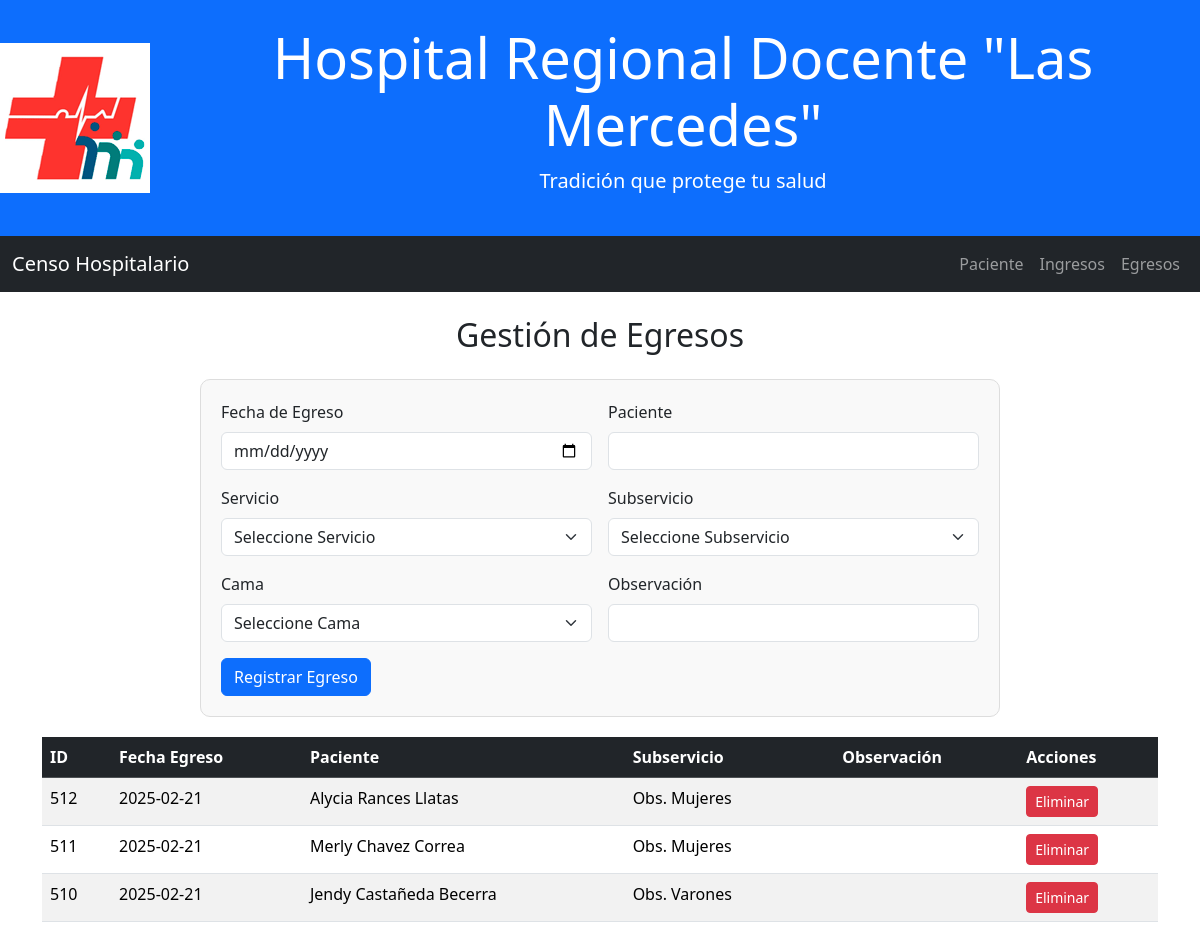
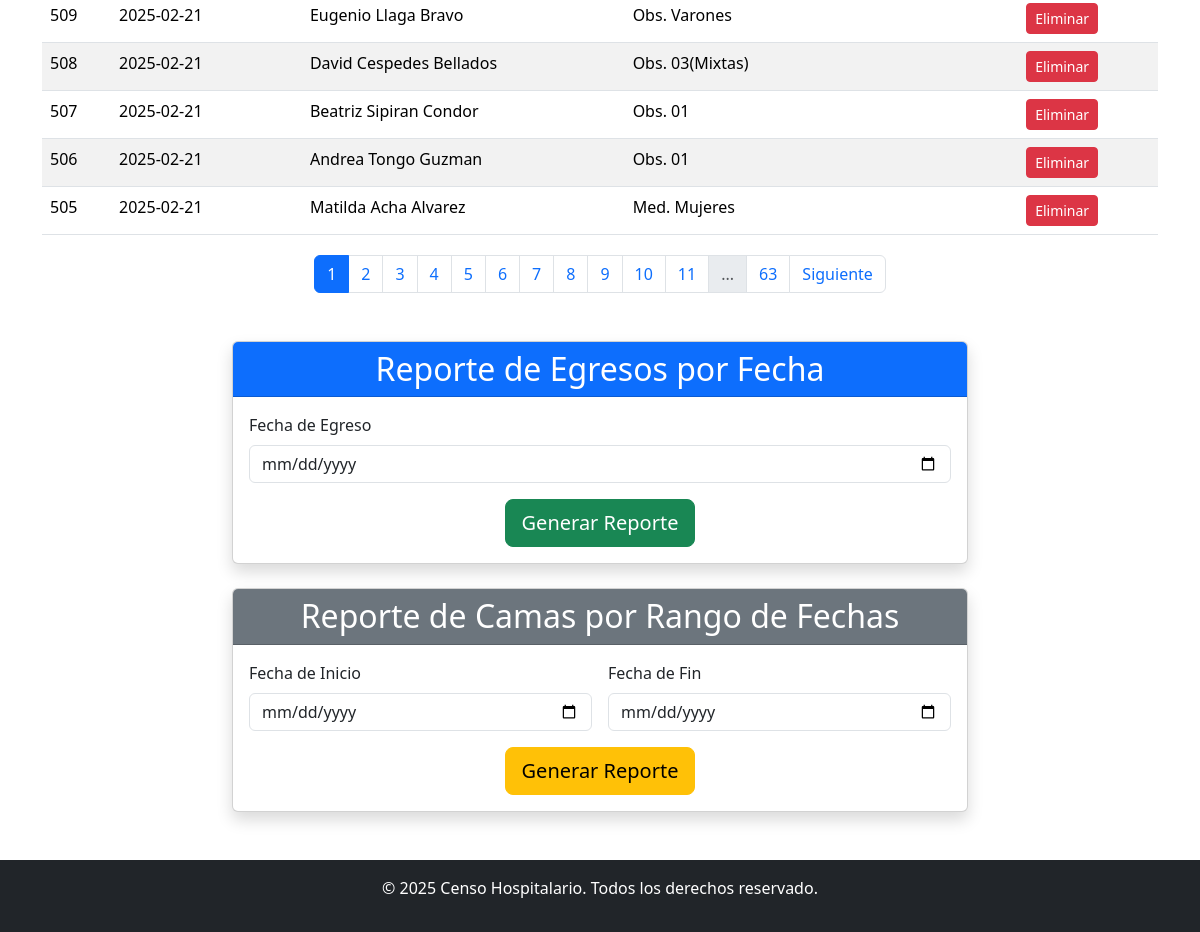
Page /pages/egresos.php on the committed database (2 pictures, top to bottom).
### tables this page shows
CREATE TABLE `egresos` (
  `id` bigint(20) UNSIGNED NOT NULL,
  `fecha_egreso` date NOT NULL,
  `observacion` varchar(20) DEFAULT NULL,
  `id_paciente` int(11) DEFAULT NULL,
  `id_subservicio` int(11) DEFAULT NULL
);

CREATE TABLE `paciente` (
  `id` bigint(20) UNSIGNED NOT NULL,
  `dni` int(11) DEFAULT NULL,
  `nombre` varchar(100) NOT NULL,
  `edad` int(11) DEFAULT NULL
);

CREATE TABLE `subservicios` (
  `id` bigint(20) UNSIGNED NOT NULL,
  `nombre` varchar(100) NOT NULL,
  `num_cama` varchar(8) NOT NULL,
  `estado` varchar(15) NOT NULL DEFAULT 'Desocupada',
  `id_servicio` int(11) DEFAULT NULL
);

### pages/egresos.php (the view, shortened to what this page needs)
<!DOCTYPE html>
<html lang="es">
<head>
    <link href="https://cdn.jsdelivr.net/npm/bootstrap@5.3.3/dist/css/bootstrap.min.css"
        rel="stylesheet"
>
    <link rel="stylesheet" href="../css/estilos.css">
</head>
<body>
<header class="bg-primary text-white text-center py-4 d-flex align-items-center justify-content-center">
        <img src="../img/logo_hospital.png" alt="Logo Hospital Regional Docente Las Mercedes" class="logo me-3">
        <div>
            <h1 class="display-4">Hospital Regional Docente "Las Mercedes"</h1>
            <p class="lead">Tradición que protege tu salud</p>
        </div>
    </header>
    <nav class="navbar navbar-expand-lg navbar-dark bg-dark">
        <div class="container-fluid">
            <a class="navbar-brand" href="../index.php">Censo Hospitalario</a>
            <div class="collapse navbar-collapse" id="navbarNav">
                <ul class="navbar-nav ms-auto">
                    <li class="nav-item">
                        <a class="nav-link" href="paciente.php">Paciente</a>
                    </li>
                    <li class="nav-item">
                        <a class="nav-link" href="ingresos.php">Ingresos</a>
                    </li>
                    <li class="nav-item">
                        <a class="nav-link" href="egresos.php">Egresos</a>
                    </li>
                </ul>
            </div>
        </div>
    </nav>
    <div class="container mt-4">
        <h2 class="text-center mb-4">Gestión de Egresos</h2>
        <div class="form-container-ingreso-egreso">
            <form method="post" class="row g-3">
                <div class="col-md-6">
                    <label for="fecha_egreso" class="form-label">Fecha de Egreso</label>
                    <input type="date" class="form-control" id="fecha_egreso" name="fecha_egreso" required>
                </div>
                <div class="col-md-6">
                    <label for="paciente_egreso" class="form-label">Paciente</label>
                    <input type="text" class="form-control" list="datalistOptions" id="paciente_egreso" name="paciente_nombre" autocomplete="off" required>
                </div>
                <div class="col-md-6">
                    <label for="servicio_egreso" class="form-label">Servicio</label>
                    <select class="form-select" id="servicio_egreso" required>
                        <option value="">Seleccione Servicio</option>
                        <?php
                        include '../includes/db.php';
                        ?>
                    </select>
                </div>
                <div class="col-md-6">
                    <label for="subservicio_egreso" class="form-label">Subservicio</label>
                    <select class="form-select" id="subservicio_egreso" name="id_subservicio" required>
                        <option value="">Seleccione Subservicio</option>
                    </select>
                </div>
                <div class="col-md-6">
                    <label for="id_cama_egreso" class="form-label">Cama</label>
                    <select class="form-select" id="id_cama_egreso" required>
                        <option value="">Seleccione Cama</option>
                    </select>
                </div>
                <div class="col-md-6">
                    <label for="observacion" class="form-label">Observación</label>
                    <input type="text" class="form-control" id="observacion" name="observacion">
                </div>
                <div class="col-12">
                    <button type="submit" class="btn btn-primary" id="reg_ingreso">Registrar Egreso</button>
                </div>
            </form>
        </div>
        <div class="table-container">
            <?php
            $page = isset($_GET['page']) ? (int)$_GET['page'] : 1;
            $perPage = 8;
            $offset = ($page - 1) * $perPage;
            $result = $conn->query("SELECT e.id, e.fecha_egreso, p.nombre AS nombre_paciente, s.nombre AS nombre_subservicio, e.observacion
                                    FROM egresos e
                                    JOIN paciente p ON e.id_paciente = p.id
                                    JOIN subservicios s ON e.id_subservicio = s.id
                                    ORDER BY id DESC LIMIT $perPage OFFSET $offset");
            if ($result->rowCount() > 0) {
                echo "<table class='table table-striped table-hover'>
                        <thead class='table-dark'>
                            <tr>
                                <th>ID</th>
                                <th>Fecha Egreso</th>
                                <th>Paciente</th>
                                <th>Subservicio</th>
                                <th>Observación</th>
                                <th>Acciones</th>
                            </tr>
                        </thead>
                        <tbody>";
                while ($row = $result->fetch(PDO::FETCH_ASSOC)) {
                    echo "<tr>
                            <td>" . $row["id"] . "</td>
                            <td>" . $row["fecha_egreso"] . "</td>
                            <td>" . $row["nombre_paciente"] . "</td>
                            <td>" . $row["nombre_subservicio"] . "</td>
                            <td>" . $row["observacion"] . "</td>
                            <td>
                                <form action='../js/eliminar_egreso.php' method='POST' style='display:inline;'>
                                    <input type='hidden' name='id_egreso' value='" . htmlspecialchars($row["id"]) . "'>
                                    <button class='btn btn-danger btn-sm' type='submit'
                                    onclick='return confirm(\"¿Estás seguro de eliminar este egreso?\");'>Eliminar</button>
                                </form>
                            </td>
                          </tr>";
                }
                echo "</tbody></table>";
                $totalRows = $conn->query("SELECT COUNT(*) FROM egresos")->fetchColumn();
                $totalPages = ceil($totalRows / $perPage);
                $pagesToShow = 10;
                echo "<nav aria-label='Page navigation'>
                        <ul class='pagination justify-content-center'>";
                $startPage = max(1, $page - $pagesToShow);
                $endPage = min($totalPages, $page + $pagesToShow);
                for ($i = $startPage; $i <= $endPage; $i++) {
                    $active = ($page == $i) ? 'active' : '';
                    echo "<li class='page-item $active'><a class='page-link' href='?page=$i'>$i</a></li>";
                }
                if ($page < $totalPages - $pagesToShow) {
                    if ($page < $totalPages - $pagesToShow - 1) {
                        echo "<li class='page-item disabled'><span class='page-link'>...</span></li>";
                    }
                    echo "<li class='page-item'><a class='page-link' href='?page=$totalPages'>$totalPages</a></li>";
                }
                if ($page < $totalPages) {
                    echo "<li class='page-item'><a class='page-link' href='?page=" . ($page + 1) . "'>Siguiente</a></li>";
                }
                echo "</ul></nav>";
            } else {
                echo "<div class='alert alert-info'>No hay egresos registrados.</div>";
            }
            ?>
        </div>
    </div>
    <div class="container mt-5">
        <div class="row justify-content-center">
            <div class="col-md-8">
                <div class="card shadow mb-4">
                    <div class="card-header bg-primary text-white">
                        <h2 class="card-title text-center mb-0">Reporte de Egresos por Fecha</h2>
                    </div>
                    <div class="card-body">
                        <form action="../report/reporte_egreso.php" method="get" class="row g-3">
                            <div class="col-md-12">
                                <label for="fecha_egreso" class="form-label">Fecha de Egreso</label>
                                <input type="date" class="form-control" id="fecha_egreso" name="fecha_egreso" required>
                            </div>
                            <div class="col-12 text-center">
                                <button type="submit" class="btn btn-success btn-lg">Generar Reporte</button>
                            </div>
                        </form>
                    </div>
                </div>
                <div class="card shadow">
                    <div class="card-header bg-secondary text-white">
                        <h2 class="card-title text-center mb-0">Reporte de Camas por Rango de Fechas</h2>
                    </div>
                    <div class="card-body">
                        <form action="../report/reporte_camas.php" method="post" class="row g-3">
                            <div class="col-md-6">
                                <label for="fecha_inicio" class="form-label">Fecha de Inicio</label>
                                <input type="date" class="form-control" id="fecha_inicio" name="fecha_inicio" required>
                            </div>
                            <div class="col-md-6">
                                <label for="fecha_fin" class="form-label">Fecha de Fin</label>
                                <input type="date" class="form-control" id="fecha_fin" name="fecha_fin" required>
                            </div>
                            <div class="col-12 text-center">
                                <button type="submit" class="btn btn-warning btn-lg">Generar Reporte</button>
                            </div>
                        </form>
                    </div>
                </div>
            </div>
        </div>
    </div>
    <footer class="bg-dark text-white text-center py-3 mt-5">
        <p>&copy; 2025 Censo Hospitalario. Todos los derechos reservado.</p>
    </footer>
</body>
</html>

### css/estilos.css (style rules this page uses)
.table-container { margin-top: 20px; }
.pagination { margin-top: 20px; }
.form-container-ingreso-egreso { max-width: 800px; margin: 0 auto; padding: 20px; border: 1px solid #ddd; border-radius: 10px; background-color: #f9f9f9; }

### rows in the picture
egresos: id "512", fecha_egreso "2025-02-21", id_paciente.nombre "Alycia Rances Llatas", id_subservicio.nombre "Obs. Mujeres"
egresos: id "511", fecha_egreso "2025-02-21", id_paciente.nombre "Merly Chavez Correa", id_subservicio.nombre "Obs. Mujeres"
egresos: id "510", fecha_egreso "2025-02-21", id_paciente.nombre "Jendy Castañeda Becerra", id_subservicio.nombre "Obs. Varones"
egresos: id "509", fecha_egreso "2025-02-21", id_paciente.nombre "Eugenio Llaga Bravo", id_subservicio.nombre "Obs. Varones"
egresos: id "508", fecha_egreso "2025-02-21", id_paciente.nombre "David Cespedes Bellados", id_subservicio.nombre "Obs. 03(Mixtas)"
egresos: id "507", fecha_egreso "2025-02-21", id_paciente.nombre "Beatriz Sipiran Condor", id_subservicio.nombre "Obs. 01"
egresos: id "506", fecha_egreso "2025-02-21", id_paciente.nombre "Andrea Tongo Guzman", id_subservicio.nombre "Obs. 01"
egresos: id "505", fecha_egreso "2025-02-21", id_paciente.nombre "Matilda Acha Alvarez", id_subservicio.nombre "Med. Mujeres"

### other values in the picture
$totalPages "63"
